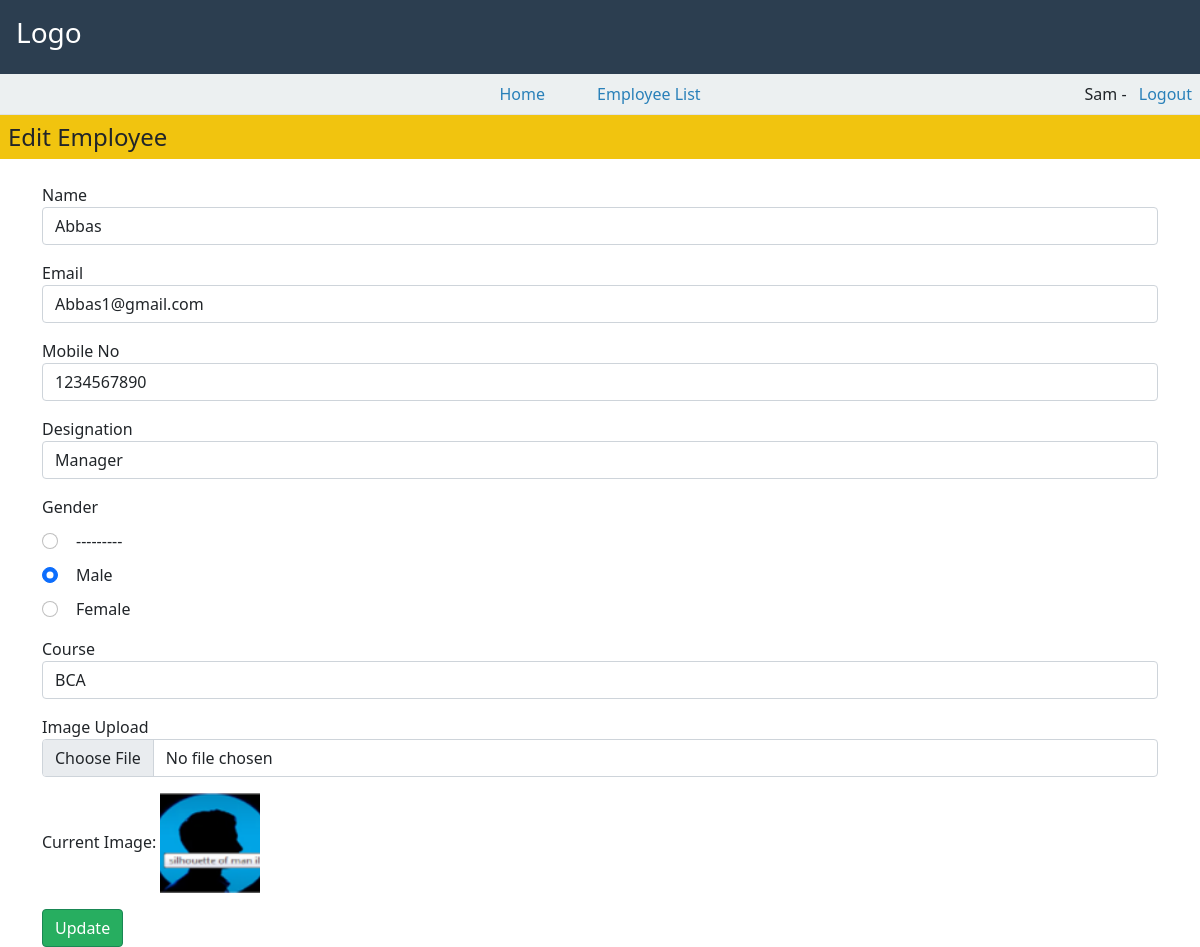
/employee/8/edit/ (signed in), run on the app's committed database.
### employees/models.py (models this page shows, shortened)
class Employee(models.Model):
    DESIGNATION_CHOICES = [
        ('HR', 'HR'),
        ('Manager', 'Manager'),
        ('Sales', 'Sales'),
    ]
    COURSE_CHOICES = [
        ('MCA', 'MCA'),
        ('BCA', 'BCA'),
        ('BSC', 'BSC'),
    ]
    GENDER_CHOICES = [
        ('Male', 'Male'),
        ('Female', 'Female'),
    ]
    id = models.AutoField(primary_key=True)
    image = models.ImageField(upload_to='employee_images/', null=True, blank=True)
    name = models.CharField(max_length=100)
    email = models.EmailField(unique=True)
    mobile = models.CharField(max_length=10)
    designation = models.CharField(max_length=20, choices=DESIGNATION_CHOICES)
    gender = models.CharField(max_length=10, choices=GENDER_CHOICES)
    course = models.CharField(max_length=5, choices=COURSE_CHOICES)
    created_date = models.DateField(auto_now_add=True)
    class Meta:
        ordering = ['-created_date']

### employees/views.py (the view)
# urls.py: path('employee/<int:pk>/edit/', views.employee_edit, name='employee_edit'),
@login_required
def employee_edit(request, pk):
    employee = get_object_or_404(Employee, id=pk)
    if request.method == 'POST':
        form = EmployeeForm(request.POST, request.FILES, instance=employee)
        if form.is_valid():
            form.save()  # Save the form directly
            return redirect('employee_list')
    else:
        form = EmployeeForm(instance=employee)
    return render(request, 'employees/employee_form.html', {
        'form': form,
        'employee': employee,
        'is_edit': True
    })

### employees/forms.py (shortened to what this page needs)
class EmployeeForm(forms.ModelForm):
    class Meta:
        model = Employee
        fields = ['name', 'email', 'mobile', 'designation', 'gender', 'course', 'image']
        widgets = {
            'name': forms.TextInput(attrs={'class': 'form-control'}),
            'email': forms.EmailInput(attrs={'class': 'form-control'}),
            'mobile': forms.TextInput(attrs={'class': 'form-control'}),
            'designation': forms.Select(attrs={'class': 'form-control'}),
            'gender': forms.RadioSelect(attrs={'class': 'form-check-input'}),
            'course': forms.Select(attrs={'class': 'form-control'}),
            'image': forms.FileInput(attrs={'class': 'form-control'})
        }
    def __init__(self, *args, **kwargs):
        super().__init__(*args, **kwargs)
        instance = kwargs.get('instance')
        if instance:
            self.fields['gender'].initial = instance.gender
            self.fields['course'].initial = instance.course

### employees/templates/employees/employee_form.html (shortened to what this page needs)
{% extends 'base.html' %}
{% load crispy_forms_tags %}
{% block content %}
<div class="container-fluid p-0">
    <div class="bg-dark text-white p-3">
        <h3>Logo</h3>
    </div>
    <div class="nav-wrapper bg-light p-2 border-bottom">
        <div class="d-flex justify-content-between align-items-center">
            <div class="nav-links">
                <a href="{% url 'dashboard' %}" class="text-decoration-none text-dark me-5">Home</a>
                <a href="{% url 'employee_list' %}" class="text-decoration-none text-dark">Employee List</a>
            </div>
            <div style="width: 200px; text-align: right;">
                <span class="me-2">{{ request.user.username }} -</span>
                <a href="{% url 'logout' %}" class="text-decoration-none text-danger">Logout</a>
            </div>
        </div>
    </div>
    <div class="bg-warning p-2">
        <h4 class="m-0">{% if is_edit %}Edit{% else %}Create{% endif %} Employee</h4>
    </div>
    <div class="container mt-4">
        <form method="post" enctype="multipart/form-data" id="employeeForm">
            <div class="mb-3">
                <label>Name</label>
                {{ form.name }}
            </div>
            <div class="mb-3">
                <label>Email</label>
                {{ form.email }}
            </div>
            <div class="mb-3">
                <label>Mobile No</label>
                {{ form.mobile }}
            </div>
            <div class="mb-3">
                <label>Designation</label>
                {{ form.designation }}
            </div>
            <div class="mb-3">
                <label>Gender</label>
                <div class="gender-options">
                    {% for radio in form.gender %}
                    <div class="form-check">
                        {{ radio.tag }}
                        <label class="form-check-label" for="{{ radio.id_for_label }}">
                            {{ radio.choice_label }}
                        </label>
                    </div>
                    {% endfor %}
                </div>
            </div>
            <div class="mb-3">
                <label>Course</label>
                {{ form.course }}
            </div>
            <div class="mb-3">
                <label>Image Upload</label>
                {{ form.image }}
            </div>
            {% if is_edit and employee.image %}
            <div class="mb-3">
                <label>Current Image:</label>
                <img src="{{ employee.image.url }}" alt="{{ employee.name }}" style="width: 100px; height: 100px; object-fit: cover;">
            </div>
            {% endif %}
            <button type="submit" class="btn btn-success">
                {% if is_edit %}Update{% else %}Submit{% endif %}
            </button>
        </form>
    </div>
</div>
{% endblock %}

### static/css/style.css (style rules this page uses)
.bg-dark { background-color: #2c3e50 !important; }
.bg-warning { background-color: #f1c40f !important; }
.nav-wrapper { background-color: #ecf0f1 !important; }
.text-decoration-none { color: #2980b9 !important; }
.btn-success { background-color: #27ae60 !important; }

### templates/base.html (style rules this page uses)
body { margin: 0; padding: 0; }

### employees/templates/employees/employee_form.html (style rules this page uses)
.gender-options { margin-top: 10px; }
.form-check { margin-bottom: 10px; }
.form-check-label { margin-left: 10px; }

### data on the page
Employee: name "Abbas", email "Abbas1@gmail.com", mobile "1234567890", designation "Manager", course "BCA", image (picture)

### other printed values
{{ request.user.username }} "Sam"
{{ radio.choice_label }} "---------" "Male" "Female"
